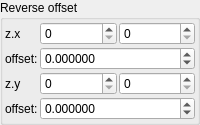
    <widget class="QGroupBox" name="groupBox_4">
     <property name="title">
      <string>Reverse offset</string>
     </property>
     <layout class="QVBoxLayout" name="verticalLayout_6" stretch="0">
      <property name="spacing">
       <number>2</number>
      </property>
      <property name="leftMargin">
       <number>2</number>
      </property>
      <property name="topMargin">
       <number>2</number>
      </property>
      <property name="rightMargin">
       <number>2</number>
      </property>
      <property name="bottomMargin">
       <number>2</number>
      </property>
      <item>
       <layout class="QGridLayout" name="gridLayout_12" columnstretch="0,1,1">
        <property name="spacing">
         <number>2</number>
        </property>
        <item row="0" column="0">
         <widget class="QLabel" name="label_44">
          <property name="text">
           <string notr="true">z.x</string>
          </property>
         </widget>
        </item>
        <item row="1" column="0">
         <widget class="QLabel" name="label_111">
          <property name="text">
           <string>offset:</string>
          </property>
         </widget>
        </item>
        <item row="2" column="0">
         <widget class="QLabel" name="label_48">
          <property name="text">
           <string notr="true">z.y</string>
          </property>
         </widget>
        </item>
        <item row="3" column="0">
         <widget class="QLabel" name="label_112">
          <property name="text">
           <string>offset:</string>
          </property>
         </widget>
        </item>
        <item row="0" column="1">
         <widget class="MySpinBox" name="spinboxInt_transf_start_iterations_E">
          <property name="sizePolicy">
           <sizepolicy hsizetype="Minimum" vsizetype="Maximum">
            <horstretch>0</horstretch>
            <verstretch>0</verstretch>
           </sizepolicy>
          </property>
          <property name="maximum">
           <number>999</number>
          </property>
         </widget>
        </item>
        <item row="0" column="2">
         <widget class="MySpinBox" name="spinboxInt_transf_stop_iterations_E">
          <property name="sizePolicy">
           <sizepolicy hsizetype="Minimum" vsizetype="Maximum">
            <horstretch>0</horstretch>
            <verstretch>0</verstretch>
           </sizepolicy>
          </property>
          <property name="maximum">
           <number>999</number>
          </property>
         </widget>
        </item>
        <item row="2" column="1">
         <widget class="MySpinBox" name="spinboxInt_transf_start_iterations_F">
          <property name="sizePolicy">
           <sizepolicy hsizetype="Minimum" vsizetype="Maximum">
            <horstretch>0</horstretch>
            <verstretch>0</verstretch>
           </sizepolicy>
          </property>
          <property name="maximum">
           <number>999</number>
          </property>
         </widget>
        </item>
        <item row="2" column="2">
         <widget class="MySpinBox" name="spinboxInt_transf_stop_iterations_F">
          <property name="sizePolicy">
           <sizepolicy hsizetype="Minimum" vsizetype="Maximum">
            <horstretch>0</horstretch>
            <verstretch>0</verstretch>
           </sizepolicy>
          </property>
          <property name="maximum">
           <number>999</number>
          </property>
         </widget>
        </item>
        <item row="1" column="1" colspan="2">
         <widget class="MyDoubleSpinBox" name="spinbox_transf_offsetE_2">
          <property name="sizePolicy">
           <sizepolicy hsizetype="Minimum" vsizetype="Maximum">
            <horstretch>0</horstretch>
            <verstretch>0</verstretch>
           </sizepolicy>
          </property>
          <property name="prefix">
           <string/>
          </property>
          <property name="suffix">
           <string/>
          </property>
          <property name="decimals">
           <number>6</number>
          </property>
          <property name="minimum">
           <double>-99.989999999999995</double>
          </property>
          <property name="maximum">
           <double>99.989999999999995</double>
          </property>
          <property name="singleStep">
           <double>0.100000000000000</double>
          </property>
         </widget>
        </item>
        <item row="3" column="1" colspan="2">
         <widget class="MyDoubleSpinBox" name="spinbox_transf_offsetF_2">
          <property name="sizePolicy">
           <sizepolicy hsizetype="Minimum" vsizetype="Maximum">
            <horstretch>0</horstretch>
            <verstretch>0</verstretch>
           </sizepolicy>
          </property>
          <property name="prefix">
           <string/>
          </property>
          <property name="suffix">
           <string/>
          </property>
          <property name="decimals">
           <number>6</number>
          </property>
          <property name="minimum">
           <double>-99.989999999999995</double>
          </property>
          <property name="maximum">
           <double>99.989999999999995</double>
          </property>
          <property name="singleStep">
           <double>0.100000000000000</double>
          </property>
         </widget>
        </item>
       </layout>
      </item>
     </layout>
    </widget>
